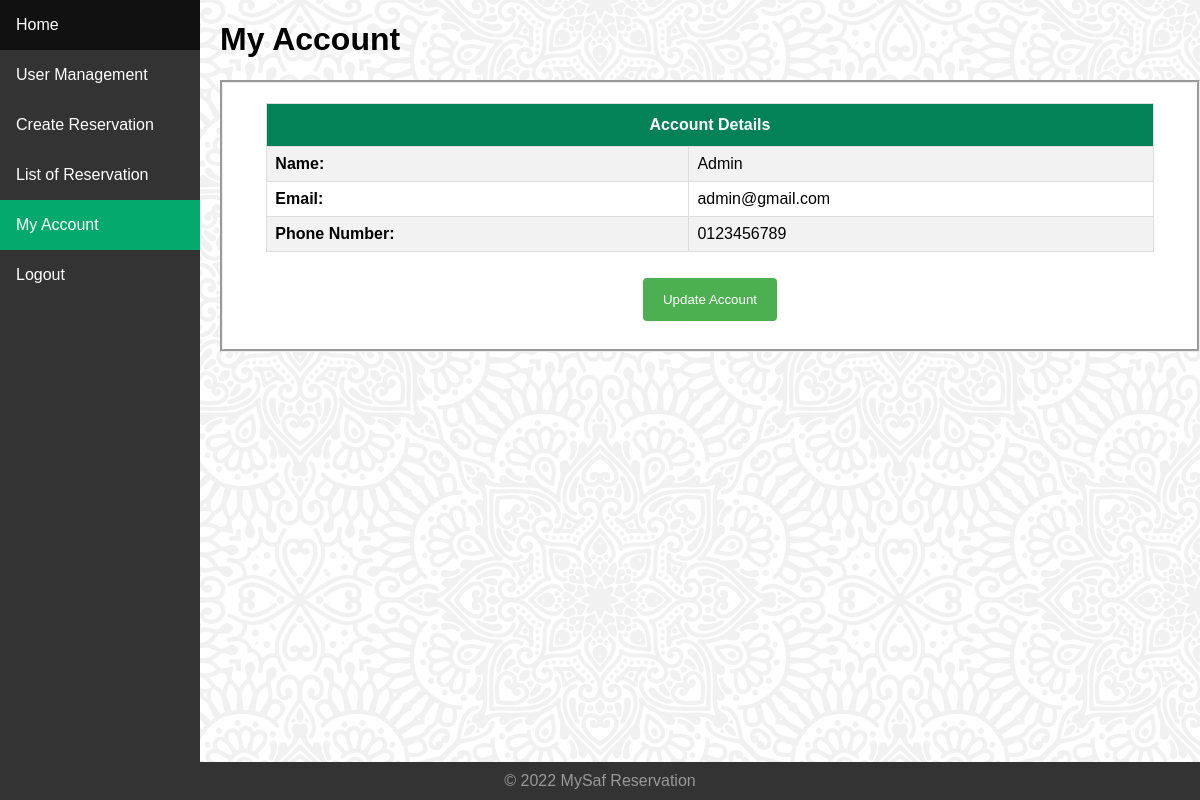
Page /committee/my-committee-acc.php (signed in) on the committed database.
### tables this page shows
CREATE TABLE IF NOT EXISTS `personal_detail` (
  `id` int NOT NULL AUTO_INCREMENT,
  `id_user` int NOT NULL,
  `name` varchar(255) NOT NULL,
  `tel_no` varchar(20) NOT NULL,
  `created_at` timestamp NOT NULL DEFAULT CURRENT_TIMESTAMP,
  `updated_at` timestamp NOT NULL DEFAULT CURRENT_TIMESTAMP ON UPDATE CURRENT_TIMESTAMP,
  `deleted_at` int NOT NULL DEFAULT '0' COMMENT 'Unix Timestamp',
  PRIMARY KEY (`id`),
  KEY `fk-personal_detail-id_user` (`id_user`)
);

CREATE TABLE IF NOT EXISTS `user` (
  `id` int NOT NULL AUTO_INCREMENT,
  `id_role` int NOT NULL,
  `email` varchar(255) NOT NULL,
  `password` char(60) NOT NULL COMMENT 'bcrypt Hashing',
  `created_at` timestamp NOT NULL DEFAULT CURRENT_TIMESTAMP,
  `updated_at` timestamp NOT NULL DEFAULT CURRENT_TIMESTAMP ON UPDATE CURRENT_TIMESTAMP,
  `deleted_at` int NOT NULL DEFAULT '0' COMMENT 'Unix Timestamp',
  PRIMARY KEY (`id`),
  UNIQUE KEY `uk-user-email` (`email`,`deleted_at`),
  KEY `fk-user-id_role` (`id_role`)
);

### public/committee/my-committee-acc.php (the view)
<?php require_once ('../layouts/header.php'); committeeSession(); ?>
<div>
    <h1>My Account</h1>
</div>
<?php
try
  {
    $stmt = $conn->prepare("
    SELECT
      personal_detail.name,
      user.email,
      personal_detail.tel_no,
      user.id_role AS ROLE,
      lookup_role.description AS role_desc
    FROM personal_detail
      LEFT JOIN user
        ON personal_detail.id_user = user.id
      LEFT JOIN lookup_role
        ON user.id_role = lookup_role.id
      WHERE
        user.id='" . $_SESSION['id_user'] . "'
  ");
    $stmt->execute();
    $stmt->setFetchMode(PDO::FETCH_ASSOC);
    $row = $stmt->fetch();
  }
 catch (PDOException $e)
  {
    dd("Error: " . $e->getMessage());
  }
?>
<div class="wrapper form">
    <table id="user">
        <tr >
            <th colspan="2" >Account Details</th>
        </tr>
        <tr>
            <td><b>Name:</b></td>
            <td><?= $row['name']; ?></td>
        </tr>
        <tr>
            <td><b>Email:</b></td>
            <td><?= $row['email']; ?></td>
        </tr>
        <tr>
            <td><b>Phone Number:</b></td>
            <td><?= $row['tel_no']; ?></td>
        </tr>
    </table>
    <br>
    <div>
        <a href="<?= constant("BASEURL") . 'public/committee/update-committee-acc.php' ?>"><button class="form submit">Update Account</button></a>
    </div>
</div>
<?php require_once ('../layouts/footer.php'); ?>

### assets/css/main.css (style rules this page uses)
* { box-sizing: border-box; }
body { margin:0; font-family: Arial, Helvetica, sans-serif; background-image: url("../image/background.svg"); }

### assets/css/login.css (style rules this page uses)
.wrapper { display: flex; align-items: center; justify-content: center; width: 100%; height: 100%; padding: 20px; }

### assets/css/table-style.css (style rules this page uses)
#user { font-family: Arial, Helvetica, sans-serif; border-collapse: collapse; width: 95%; }
#user td, #user th { border: 1px solid #ddd; padding: 8px; }
#user tr:nth-child(even) { background-color: #f2f2f2; }
#user th { padding-top: 12px; padding-bottom: 12px; text-align: center; background-color: #038157; color: white; }

### assets/css/form.css (style rules this page uses)
button.form.submit { width: 100%; background-color: #4CAF50; color: white; padding: 14px 20px; margin: 8px 0; border: none; border-radius: 4px; cursor: pointer; }
.wrapper.form { display: flex; align-items: center; flex-direction: column; justify-content: center; padding: 20px; background: rgb(255, 255, 255); border-style: groove; }

### rows in the picture
personal_detail: name "Admin", id_user.email "admin@gmail.com", tel_no "0123456789"
